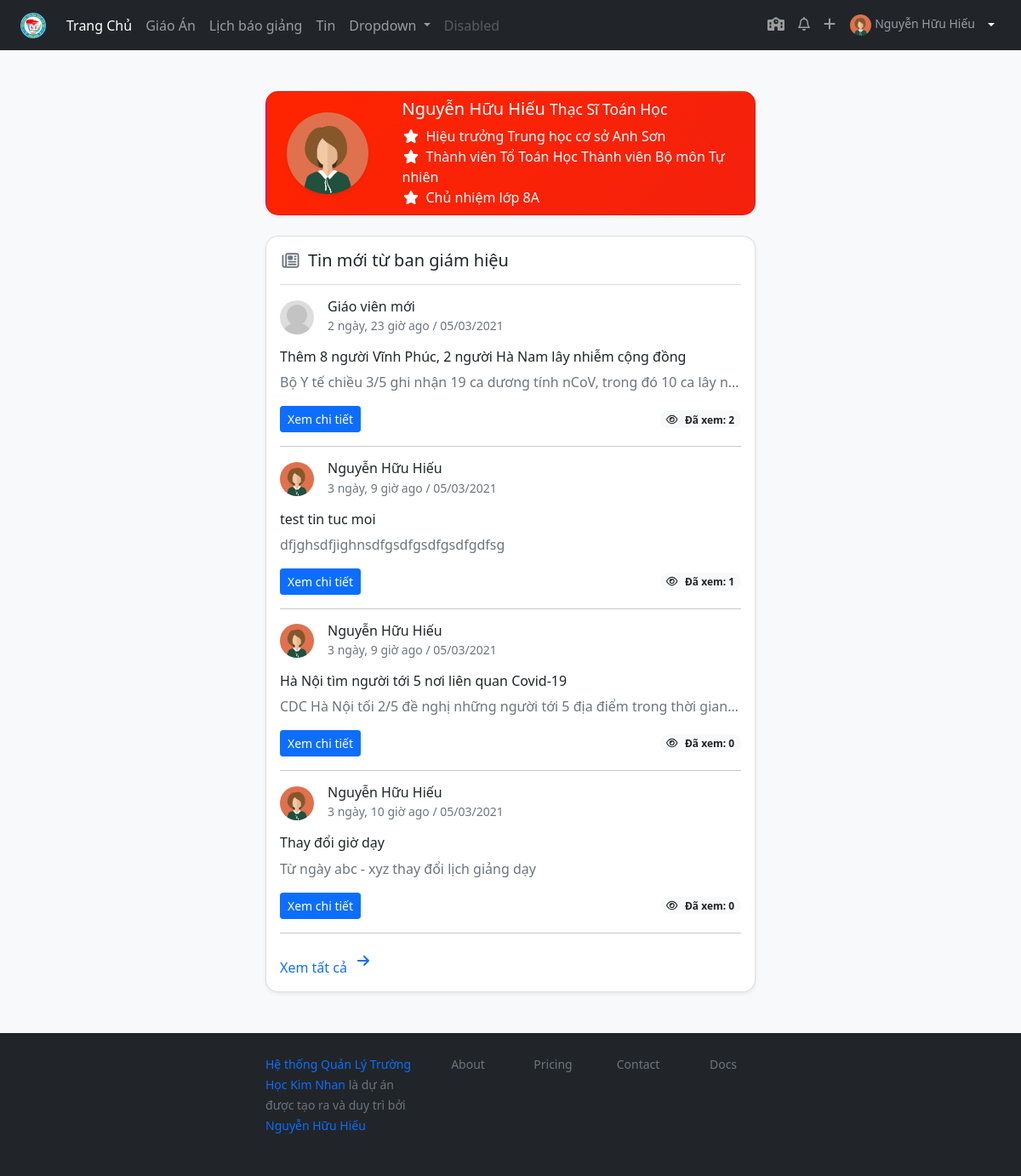
The app's page / (signed in) with its own data.
### lessonmanagement/models.py (models this page shows, shortened)
class Teacher(models.Model):
    user = models.OneToOneField(User, on_delete=models.SET_NULL, blank=True, null=True, verbose_name="Tài khoản đăng nhập", help_text="Tài khoản đăng nhập viết liền không dấu. Ví dụ: nhhieu. Viết tắt của Nguyễn Hữu Hiếu. Nếu trùng họ tên thì thêm số vào sau, ví dụ nhhieu2")
    firstname = models.CharField("Họ",max_length=20, blank=True)
    lastname = models.CharField("Tên", max_length=20, blank=True)
    zalo_number = models.DecimalField(verbose_name="Số điện thoại",help_text="Số điện thoại có đăng ký zalo, sử dụng để nhận thông báo từ ban giám hiệu", max_digits=12, decimal_places=0,null=True, blank=True)
    birth_date = models.DateField("Ngày sinh", null=True, blank=True)
    SEX_CHOICES = [
    ('male', 'Nam'),
    ('female', 'Nữ')
    ]
    sex = models.CharField(verbose_name="Giới tính", max_length=6, choices=SEX_CHOICES, null=True, blank=True)
    main_subject = models.ForeignKey("Subject",on_delete=models.SET_NULL,null=True,blank=True, verbose_name="Chuyên môn chính")
    EDUCATION_LEVEL_CHOICES = [
        ('inter', 'Trung Cấp'),
        ('college', 'Cao Đẳng'),
        ('university', 'Đại Học'),
        ('master', 'Thạc Sĩ')
    ]
    education_level = models.CharField(max_length=20, choices=EDUCATION_LEVEL_CHOICES, null=True, blank=True)
    is_work = models.BooleanField("Có đang công tác",default=True, help_text="Tích vào ô nếu đang công tác tại trường, bỏ tích nếu đã nghỉ hưu hoặc chuyển sang đơn vị khác")
    def user_directory_path(instance, filename):
        return 'user_{0}/{1}'.format(instance.user.id, filename)
    avatar = models.ImageField("Ảnh đại diện", help_text = "Ảnh nên được crop về ảnh vuông để đạt được độ thẩm mỹ cao nhất",upload_to = user_directory_path, blank = True, null = True)
    def full_name(self):
        return ('%s %s') % (self.firstname, self.lastname)
    class Meta:
        verbose_name = "Giáo viên"
        verbose_name_plural = "Giáo viên"
    def managers(self):
        managers = {}
        teacher = self.user.teacher.id
        subject_manager = SubjectTeacher.objects.filter(teacher=teacher).filter(is_active = True)
        if subject_manager:
            subject_manager = subject_manager.latest('-id')
            managers['subject'] = subject_manager
        group_manager = GroupSubjectManager.objects.filter(teacher=teacher).filter(is_active=True)
        if group_manager:
            group_manager = group_manager.latest('-id')
            managers['group'] = group_manager
        school_manager = SchoolManager.objects.filter(teacher=teacher).filter(is_active=True)
        if school_manager:
            school_manager = school_manager.latest('-id')
            managers['school'] = school_manager
        classyear_manager = ClassyearManager.objects.filter(teacher=teacher).filter(is_active=True)
        if classyear_manager:
            classyear_manager = classyear_manager.latest('-id')
            managers['class'] = classyear_manager
        return managers

class SchoolAbstract(models.Model):
    title = models.CharField(max_length=50, verbose_name="Tiêu đề")
    description = models.CharField(max_length=200, verbose_name="Mô tả sơ lược", blank=True)
    cover = models.ImageField(upload_to="coverimages/", verbose_name="Ảnh bìa", null = True, blank = True)
    class Meta:
        abstract = True
    def __str__(self):
        return self.title

class Subject(SchoolAbstract):
    group = models.ForeignKey("GroupSubject", related_name='subject123',on_delete=models.SET_NULL, null=True, blank=True, verbose_name='Bộ môn')
    subject_slug = models.SlugField(max_length=50, null=True, blank=True)
    class Meta:
        verbose_name = "Môn học"
        verbose_name_plural = "Môn học"

class MembershipAbstract(models.Model):
    teacher = models.ForeignKey("Teacher", on_delete=models.CASCADE)
    startdate = models.DateField(blank=True, null=True)
    enddate = models.DateField(blank=True, null=True)
    is_active = models.BooleanField(default=True, blank=True, verbose_name="Có hiệu lực không", help_text="Không: Nếu giáo viên đã nghỉ hưu hoặc thôi việc")
    class Meta:
        abstract = True

class SchoolManager(MembershipAbstract):
    school = models.ForeignKey(School, on_delete=models.CASCADE)
    ROLE_CHOICES = [
    ('submanager', 'Hiệu phó'),
    ('manager', 'Hiệu trưởng'),
    ('member', 'Khác')
    ]
    role = models.CharField(max_length=10, choices=ROLE_CHOICES)
    class Meta:
        verbose_name = "Quản lý trường học "
        verbose_name_plural = "Quản lý trường học"

class School(SchoolAbstract):
    class Meta:
        verbose_name = "Trường Học"
        verbose_name_plural = "Trường Học"

class SubjectTeacher(MembershipAbstract):
    subject = models.ForeignKey(Subject, on_delete=models.CASCADE)
    ROLE_CHOICES = [
    ('member', 'Thành viên'),
    ('manager', 'Tổ trưởng'),
    ]
    role = models.CharField(max_length=10, choices=ROLE_CHOICES)
    class Meta:
        verbose_name = "Thành Viên/Quản lý Môn học"
        verbose_name_plural = "Thành Viên/Quản lý Môn học"

class GroupSubjectManager(MembershipAbstract):
    group = models.ForeignKey(GroupSubject, on_delete=models.CASCADE)
    ROLE_CHOICES = [
    ('member','Thành viên'),
    ('submanager', 'Phó bộ môn'),
    ('manager', 'Trưởng bộ môn'),
    ]
    role = models.CharField(max_length=10, choices=ROLE_CHOICES)
    class Meta:
        verbose_name = "Thành Viên/Quản lý Bộ Môn"
        verbose_name_plural = "Thành Viên/Quản lý Bộ Môn"

class GroupSubject(SchoolAbstract):
    class Meta:
        verbose_name = "Bộ môn"
        verbose_name_plural = "Bộ môn"

class ClassyearManager(MembershipAbstract):
    classyear = models.ForeignKey("Classyear", on_delete=models.CASCADE)
    class Meta:
        verbose_name = "Giáo viên chủ nhiệm"
        verbose_name_plural = "Giáo viên chủ nhiệm"
    def __str__(self):
        return self.classyear.__str__()

class Classyear(models.Model):
    TITLE_CHOICES = [
    ('A', 'A'),
    ('B', 'B'),
    ('C', 'C'),
    ('D', 'D')
    ]
    title = models.CharField(verbose_name="Tên lớp", max_length=1, choices=TITLE_CHOICES)
    startyear = models.IntegerField()
    @property
    def class_level(self):
        return class_level_def(self.startyear)
    def class_title_year(self):
        return "%s%s" % (self.class_level, self.title)
    class Meta:
        unique_together = ('title', 'startyear')
        verbose_name = "Lớp học"
        verbose_name_plural = "Lớp học"
    def __str__(self):
        return  self.class_title_year()

class News(models.Model):
    creater = models.ForeignKey(Teacher, on_delete=models.CASCADE, related_name="create_news")
    title = models.CharField(max_length=100)
    content = models.TextField()
    cover = models.FileField(upload_to="news/", verbose_name="File đính kèm trong tin tức", null = True, blank = True)
    upload_time = models.DateTimeField(auto_now=True)
    viewer = models.ManyToManyField(Teacher, blank=True, null=True)
    class Meta:
        ordering = ['upload_time']

### lessonmanagement/views.py (the view)
# urls.py: path('', views.index, name="index"),
@login_required
def index(request):
    teacher = request.user.teacher
    news = News.objects.order_by('-upload_time')[:5].annotate(Count('viewer'))
    countlesson = Lesson.objects.filter(teacher=teacher.id).count()
    page_title = 'Trang chủ'
    context = {'page_title': page_title }
    if countlesson:
        context['countlesson'] = countlesson
    if news:
        context['news'] = news
    return render(request, 'index.html', context)

### lessonmanagement/models.py (called while the page is built)
def class_level_def(year):
    i = 0
    if (now.month < 9):
        i =  (now.year - year) + 5
    else:
        i = (now.year - year) + 6
    if i in [6,7,8,9]:
        return i
    else:
        return year

### lessonmanagement/templates/index.html (shortened to what this page needs)
{% extends 'base.html' %}
{% load static %}
{% block content %}
{% with teacher=request.user.teacher %}
<div class="row justify-content-center">
  <div class="col-lg-6">
    {% include 'home/profile.html' %}
    {% include 'home/news.html' %}
</div>
</div>
{% endwith %}
{% endblock %}

### lessonmanagement/templates/topnav.html (shortened to what this page needs)
      {% load static %}
      <nav class="navbar navbar-expand-lg navbar-dark bg-dark  ">
        <div class="container-fluid px-lg-4">
          <a class="navbar-brand" href="{% url 'index' %}"><img src="{% static 'imgs/logo_thcsanhson.png'%}" alt="" height="30px"></a>
          <div class="collapse navbar-collapse" id="navbarSupportedContent">
            <ul class="navbar-nav me-auto mb-2 mb-lg-0">
              <li class="nav-item">
                <a class="nav-link {% if request.path == '/' %} active {% endif %}" aria-current="page" href="{% url 'index' %}">Trang Chủ</a>
              </li>
              <li class="nav-item">
                <a class="nav-link {% if 'lesson' in request.path %} active {% endif %}" href="{% url 'lessondashboard' %}">Giáo Án</a>
              </li>
              <li class="nav-item">
                {% now 'W' as w %}
                <a class="nav-link {% if 'schedule' in request.path %} active {% endif %} " href="{% url 'schedule' w %}">Lịch báo giảng</a>
              </li>
              <li class="nav-item">
                <a class="nav-link " href="#">Tin</a>
              </li>
              <li class="nav-item dropdown">
                <a class="nav-link dropdown-toggle" href="#" id="navbarDropdown" role="button" data-bs-toggle="dropdown" aria-expanded="false">
                  Dropdown
                </a>
              </li>
              <li class="nav-item">
                <a class="nav-link disabled" href="#" tabindex="-1" aria-disabled="true">Disabled</a>
              </li>
            </ul>
            <ul class="navbar-nav  mb-2 mb-lg-0">
              {% if request.user.is_staff %}
              <li class="nav-item">
                <a class="nav-link"  href="{% url 'admin:index' %}">
                  <i class="fas fa-school"></i>
                </a>
              </li>
              {% endif %}
              <li class="nav-item">
                <a class="nav-link"  href="#"><i class="far fa-bell"></i></a>
              </li>
              <li class="nav-item">
                <a class="nav-link" href="#"><i class="fas fa-plus"></i></a>
              </li>
              <li class="nav-item">
                <div class="btn-group">
                  {% if request.path == '/profile/' %}
                  <a href="{% url 'profile' %}" class="nav-link btn btn-light text-dark btn-sm">
                    <img src="
                    {% if request.user.teacher.avatar %}
                    {{ request.user.teacher.avatar.url }}
                    {% else %}
                    {% static 'imgs/no-avatar.png' %}
                    {% endif %}
                    " class="rounded-circle" alt="" height="25px">
                    {{ request.user.teacher.full_name }}
                  </a>
                  <button type="button" class="btn  btn-sm btn-light text-dark dropdown-toggle dropdown-toggle-split" data-bs-toggle="dropdown" aria-expanded="false">
                    <span class="visually-hidden">Toggle Dropdown</span>
                  </button>
                  {% else %}
                  <a href="{% url 'profile' %}" class="nav-link btn btn-dark btn-sm">
                    <img src="
                    {% if request.user.teacher.avatar %}
                    {{ request.user.teacher.avatar.url }}
                    {% else %}
                    {% static 'imgs/no-avatar.png' %}
                    {% endif %}
                    " class="rounded-circle" alt="" height="25px">
                    {{ request.user.teacher.full_name }}
                  </a>
                  <button type="button" class="btn  btn-sm btn-dark dropdown-toggle dropdown-toggle-split" data-bs-toggle="dropdown" aria-expanded="false">
                  </button>
                  {% endif %}
                </div>
              </li>
            </ul>
          </div>
        </div>
      </nav>

### lessonmanagement/templates/home/profile.html
<div class="row justify-content-center mt-lg-5 mt-3 mb-4">
    <div class="col-lg-12 ">
        <div class="card rounded-15 shadow-sm rainbow text-white" >
        <div class="row g-0">
            {% if teacher.avatar %}
            <div class="col-lg-3 d-flex align-items-center justify-content-center p-4">
            <img src="{{ teacher.avatar.url }}"  class="img-fluid rounded-circle shadow-sm" alt="Avatar {{ teacher.full_name}}">
            </div>
            {% endif %}
            <div class="col d-flex align-items-center py-2 ">
            <div class="card-body py-0 ">
                <h5 class="card-title " ><a href="{% url 'profile' %}" class="text-decoration-none text-white">{{ teacher.full_name }} </a>  <small> {{ teacher.get_education_level_display }} {{ teacher.main_subject }}</small></h5>
                <div class="card-text m-0 pb-0">
                <ul class="list-unstyled text-white  m-0">
                    {% if teacher.managers.school %}
                    <li>
                        <i class="fas fa-star fa-fw me-2"></i>{{ teacher.managers.school.get_role_display }} <a href="#" class="text-decoration-none text-white"> {{ teacher.managers.school.school.title }}</a>
                    </li>
                    {% endif %}
                    <li>
                        <i class="fas fa-star fa-fw me-2"></i>{{ teacher.managers.subject.get_role_display }}<a href="#" class="text-decoration-none text-white"> Tổ {{ teacher.managers.subject.subject.title }}</a> {% if teacher.managers.group%}{{ teacher.managers.group.get_role_display }} <a href="#" class="text-decoration-none text-white">Bộ môn {{ teacher.managers.group.group.title }}</a>{% endif %}</li>
                    {% if teacher.managers.class %}
                    <li> <i class="fas fa-star fa-fw me-2"></i>Chủ nhiệm lớp <a href="#" class="text-decoration-none text-white"> {{ teacher.managers.class }}</a></li>
                    {% endif %}
                </ul>
                </div>
            </div>
            </div>
        </div>
        </div>
    </div>
</div>

### lessonmanagement/templates/home/news.html
{% load humanize %}
{% load static %}
{% if news %}
<div class="row">
  <div class="col-lg-12 justify-content-center">
    <div class="card rounded-15 shadow-sm">
      <div class="card-body">
        <h5><i class="far fa-newspaper text-muted me-2 fa-fw"></i>Tin mới từ ban giám hiệu</h5>
        <hr class="text-muted">
        {% for new in news %}
        <div class="d-flex align-items-center mb-3">
          <img src="
          {% if new.creater.avatar %}
          {{ new.creater.avatar.url }}
          {% else %}
          {% static 'imgs/no-avatar.png' %}
          {% endif %}
          " alt="" class="rounded-circle" height="40px">
          <div class="ms-3">
            <h6 class="m-0"><a href="{% url 'teacher' new.creater.id %}" class="text-decoration-none m-0 text-dark"> {{ new.creater.full_name }}</a></h6>
            <small class="text-muted m-0">{{ new.upload_time|naturaltime }} / {{ new.upload_time|date:"SHORT_DATE_FORMAT" }}</small>
          </div>
        </div>
        <h6><a href="#" class="text-decoration-none link-dark"> {{ new.title }}</a></h6>
        <p class="text-muted text-truncate" >
        {{ new.content }}
        </p>
        <div class="d-flex justify-content-between align-items-center">
          <a href="#" class="btn btn-sm btn-primary text-decoration-none me-3">Xem chi tiết</a>
          <span class="badge bg-light text-dark rounded-pill "> <i class="far fa-eye me-2"></i>Đã xem: {{ new.viewer.count }} </span>
        </div>
        <hr >
        {% endfor %}
        <a href="#" class="text-decoration-none">Xem tất cả <i class="fas fa-arrow-right ms-2 my-2"></i></a>
      </div>
    </div>
  </div>
</div>
{% endif %}

### lessonmanagement/static/css/style.css (style rules this page uses)
.rounded-15 { -webkit-border-radius: 15px; -moz-border-radius: 15px; border-radius: 15px; }
.rainbow { background: linear-gradient(124deg, #ff2400, #e81d1d, #e8b71d, #e3e81d, #1de840, #1ddde8, #2b1de8, #dd00f3, #dd00f3); background-size: 1800% 1800%; -webkit-animation: rainbow 18s ease infinite; -z-animation: rainbow 18s ease infinite; -o-animation: rainbow 18s ease infinite; animation: rainbow 18s ease infinite; }

### records on screen
Teacher: avatar (placeholder picture), full_name "Nguyễn Hữu Hiếu", education_level "Thạc Sĩ", main_subject "Toán Học", managers.school.role "Hiệu trưởng", managers.school.school "Trung học cơ sở Anh Sơn", managers.subject.role "Thành viên", managers.subject.subject "Toán Học", managers.group.role "Thành viên", managers.group.group "Tự nhiên", managers.class "8A"
News: creater.full_name "Giáo viên mới", upload_time "2 ngày, 23 giờ ago", upload_time "05/03/2021", title "Thêm 8 người Vĩnh Phúc, 2 người Hà Nam lây nhiễm cộng đồng", content "Bộ Y tế chiều 3/5 ghi nhận 19 ca dương tính nCoV, trong đó 10 ca lây n…", viewer.count "2"
News: creater.avatar (placeholder picture), creater.full_name "Nguyễn Hữu Hiếu", upload_time "3 ngày, 9 giờ ago", upload_time "05/03/2021", title "test tin tuc moi", content "dfjghsdfjighnsdfgsdfgsdfgsdfgdfsg", viewer.count "1"
News: creater.avatar (placeholder picture), creater.full_name "Nguyễn Hữu Hiếu", upload_time "3 ngày, 9 giờ ago", upload_time "05/03/2021", title "Hà Nội tìm người tới 5 nơi liên quan Covid-19", content "CDC Hà Nội tối 2/5 đề nghị những người tới 5 địa điểm trong thời gian…", viewer.count "0"
News: creater.avatar (placeholder picture), creater.full_name "Nguyễn Hữu Hiếu", upload_time "3 ngày, 10 giờ ago", upload_time "05/03/2021", title "Thay đổi giờ dạy", content "Từ ngày abc - xyz thay đổi lịch giảng dạy", viewer.count "0"

### other values on screen
{{ request.user.teacher.full_name }} "Nguyễn Hữu Hiếu"
